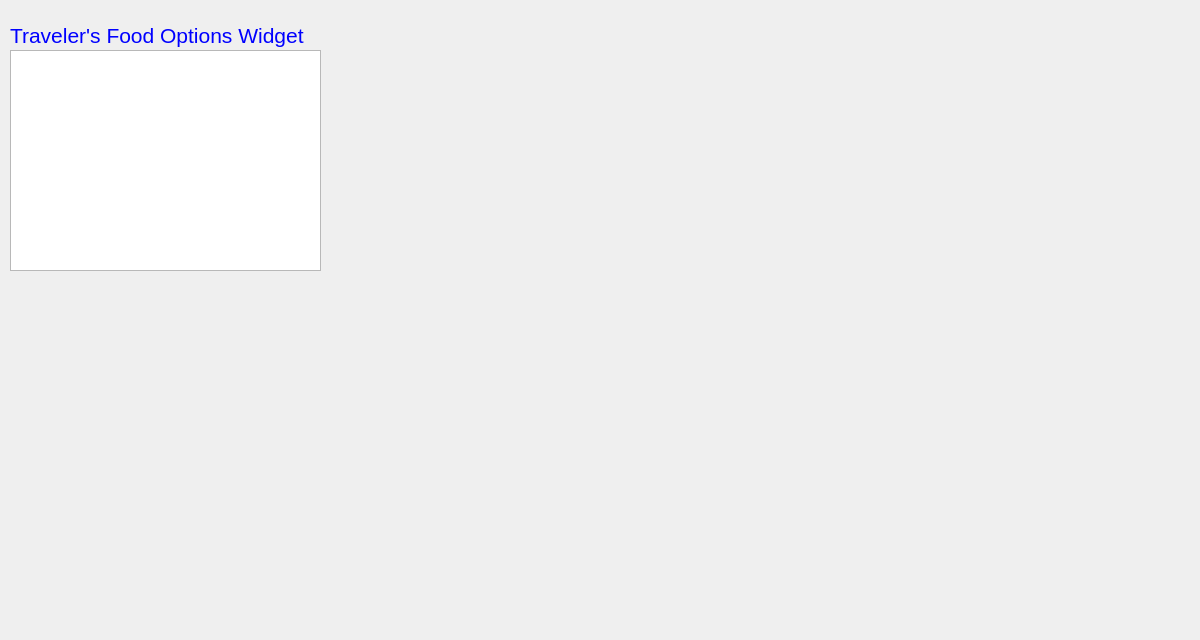
<?xml version="1.0" encoding="UTF-8"?>
<ui version="4.0">
 <class>tFoods</class>
 <widget class="QWidget" name="tFoods">
  <property name="geometry">
   <rect>
    <x>0</x>
    <y>0</y>
    <width>1200</width>
    <height>640</height>
   </rect>
  </property>
  <property name="sizePolicy">
   <sizepolicy hsizetype="Fixed" vsizetype="Fixed">
    <horstretch>0</horstretch>
    <verstretch>0</verstretch>
   </sizepolicy>
  </property>
  <property name="minimumSize">
   <size>
    <width>1200</width>
    <height>640</height>
   </size>
  </property>
  <property name="maximumSize">
   <size>
    <width>1200</width>
    <height>640</height>
   </size>
  </property>
  <property name="windowTitle">
   <string>Form</string>
  </property>
  <widget class="QLabel" name="Title">
   <property name="geometry">
    <rect>
     <x>10</x>
     <y>10</y>
     <width>651</width>
     <height>50</height>
    </rect>
   </property>
   <property name="font">
    <font>
     <pointsize>16</pointsize>
    </font>
   </property>
   <property name="styleSheet">
    <string notr="true">color: blue;</string>
   </property>
   <property name="text">
    <string>Traveler's Food Options Widget</string>
   </property>
  </widget>
  <widget class="QTableView" name="tFoodOptionsTV">
   <property name="geometry">
    <rect>
     <x>10</x>
     <y>50</y>
     <width>311</width>
     <height>221</height>
    </rect>
   </property>
  </widget>
 </widget>
 <resources/>
 <connections/>
</ui>
